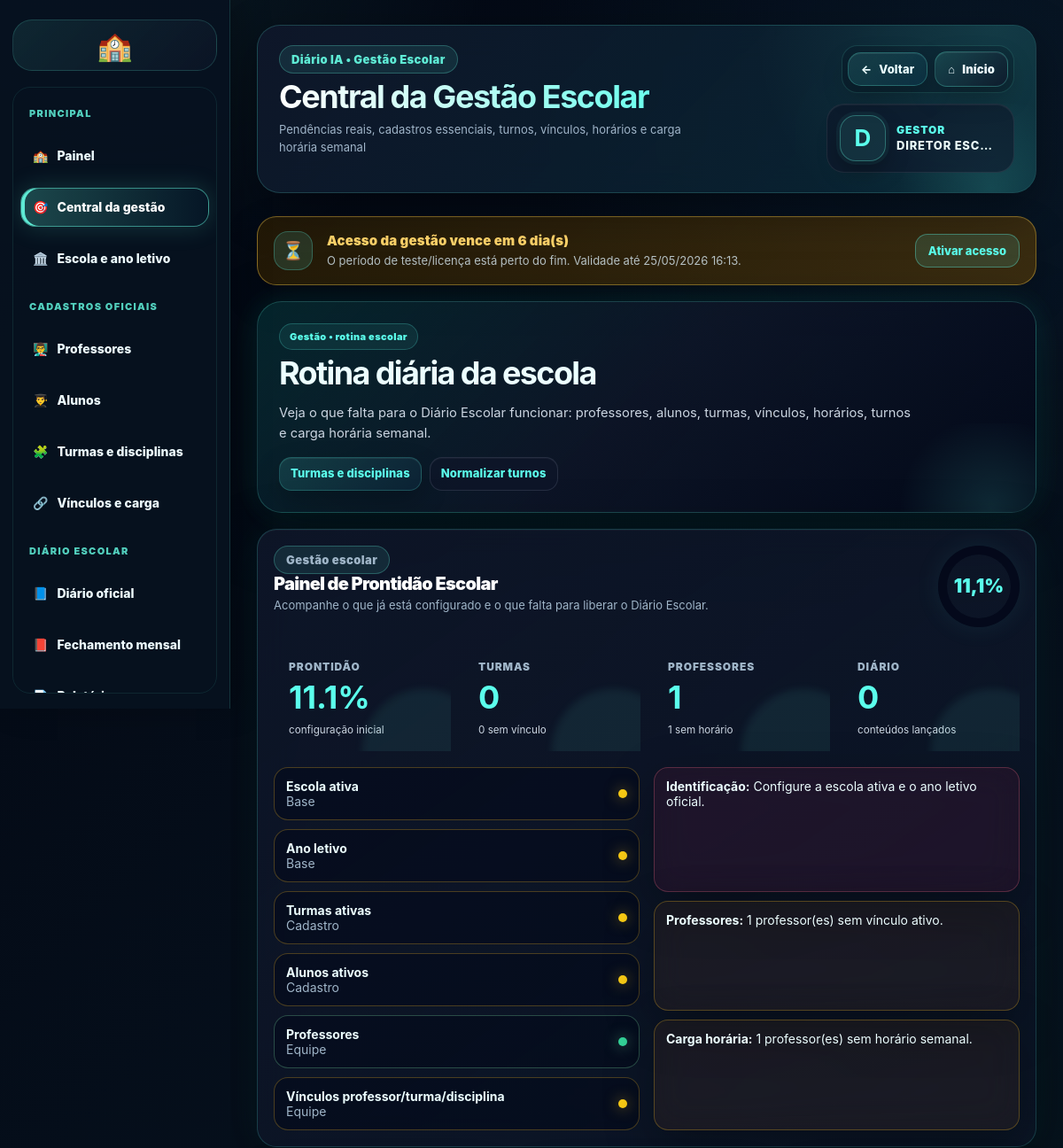
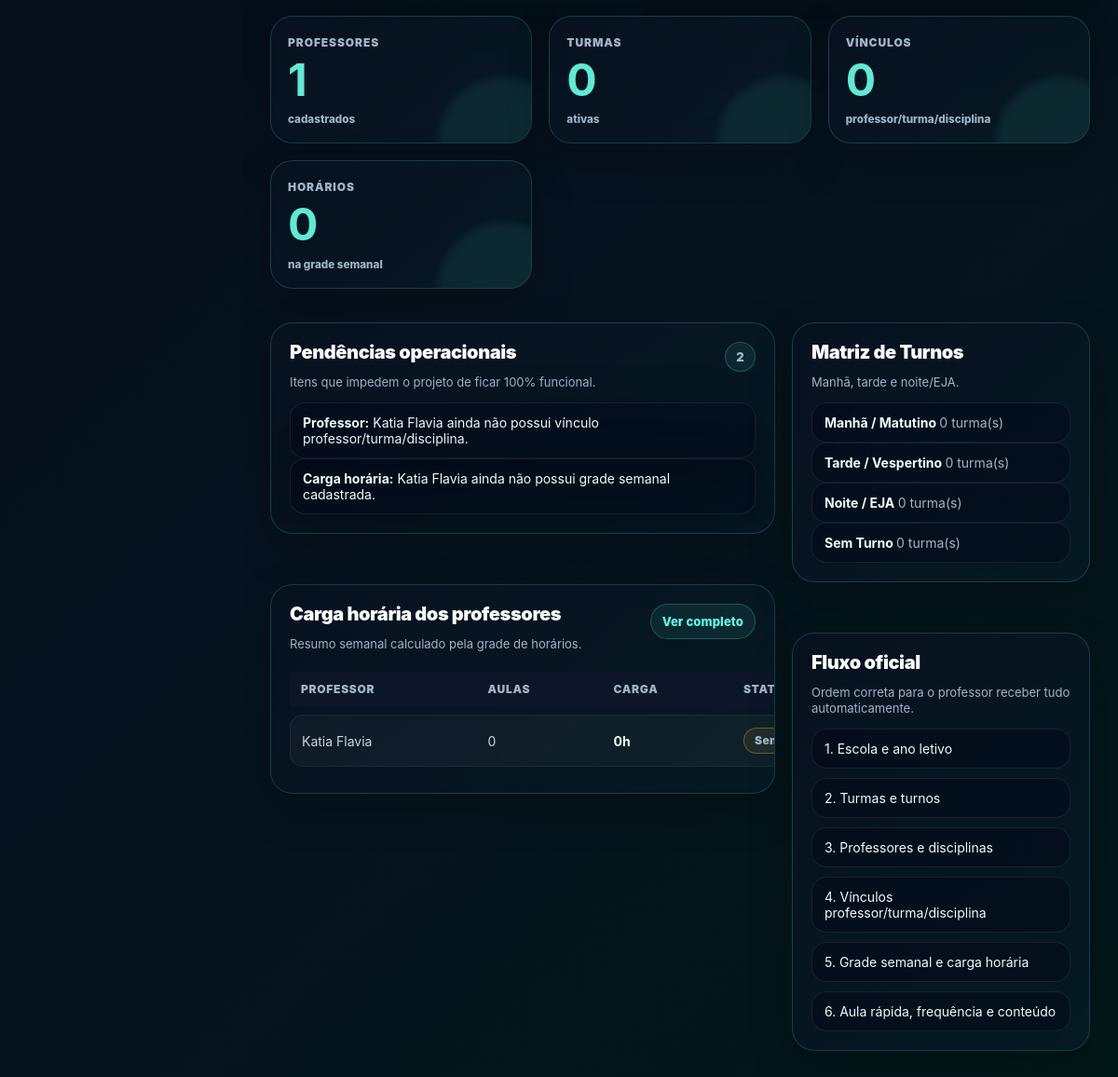
/gestao/centro-operacional/ (signed in), run on the app's committed database (2 pictures, top to bottom).
### apps/usuarios/models.py (models this page shows, shortened)
class Usuario(AbstractUser):
    class TipoUsuario(models.TextChoices):
        ADMIN = 'ADMIN', 'Administrador'
        PROF = 'PROF', 'Professor'
        COORD = 'COORD', 'Coordenador'
        SEC = 'SEC', 'Secretaria'
    tipo = models.CharField(
        max_length=10,
        choices=TipoUsuario.choices,
        default=TipoUsuario.PROF
    )
    foto = models.ImageField(
        upload_to="professores/",
        null=True,
        blank=True
    )
    gestao_teste_inicio = models.DateTimeField(
        null=True,
        blank=True,
        verbose_name="Início do teste da gestão",
    )
    gestao_acesso_expira_em = models.DateTimeField(
        null=True,
        blank=True,
        verbose_name="Acesso da gestão expira em",
    )
    gestao_acesso_bloqueado = models.BooleanField(
        default=False,
        verbose_name="Acesso da gestão bloqueado",
    )
    gestao_serial_ultimo = models.CharField(
        max_length=255,
        blank=True,
        default="",
        verbose_name="Último serial aplicado",
    )

### apps/core/views_gestao.py (the view)
# urls.py: path('gestao/centro-operacional/', views.gestao_centro_operacional_321, name='gestao_centro_operacional_321'),
@login_required
def gestao_centro_operacional_321(request):
    if not usuario_gestor(request.user):
        return render(request, "core/acesso_negado.html")
    User = get_user_model()
    pendencias = _gestao_pendencias_operacionais()
    carga = carga_horaria_professores_resumo()
    turnos = {
        "matutino": Turma.objects.filter(ativa=True, turno__icontains="MAT").count(),
        "vespertino": Turma.objects.filter(ativa=True, turno__icontains="VES").count(),
        "noturno": Turma.objects.filter(ativa=True, turno__icontains="NOT").count(),
        "sem_turno": Turma.objects.filter(ativa=True).filter(models.Q(turno__isnull=True) | models.Q(turno="")).count(),
    }
    cards = [
        {"label": "Professores", "valor": User.objects.filter(tipo="PROF").count(), "detalhe": "cadastrados", "url": "gestao_professores"},
        {"label": "Turmas", "valor": Turma.objects.filter(ativa=True).count(), "detalhe": "ativas", "url": "gestao_cadastros_operacionais_301"},
        {"label": "Vínculos", "valor": ProfessorTurmaDisciplina.objects.filter(ativo=True).count(), "detalhe": "professor/turma/disciplina", "url": "gestao_cadastros_operacionais_301"},
        {"label": "Horários", "valor": HorarioAula.objects.filter(ativo=True).count(), "detalhe": "na grade semanal", "url": "gestao_carga_horaria_professores_301"},
    ]
    return render(request, "gestao/centro_operacional_321.html", {
        "cards": cards,
        "pendencias": pendencias[:30],
        "pendencias_total": len(pendencias),
        "carga": carga,
        "turnos": turnos,
        "hoje": date.today(),
        "resumo_861_900_gestao": resumo_gestao_861_900(),
    })

### apps/core/context_processors.py (called while the page is built, shortened)
def escola_institucional(request):
    dados = {
        "escola_login": None,
        "escola_login_estado": "ESTADO DO MARANHÃO",
        "escola_login_secretaria": "SECRETARIA DE ESTADO DA EDUCAÇÃO",
        "escola_login_nome_titulo": "Instituição escolar",
        "escola_login_nome_info": "Configurar no painel da gestão",
        "escola_login_aldeia": "Configurar no painel da gestão",
        "escola_login_terra": "Configurar no painel da gestão",
        "escola_login_texto": "Ambiente oficial de acesso da instituição escolar.",
        "gestor_login_nome": "Direção escolar",
        "gestor_login_cargo": "Gestão responsável",
    }
    try:
        from apps.academico.models import Escola
        escola = Escola.objects.filter(ativa=True).first() or Escola.objects.first()
        dados["escola_login"] = escola
    except Exception:
        pass
    return dados

### apps/core/licenca_gestao.py (called while the page is built)
def dias_teste_gestao():
    return max(int(getattr(settings, "GESTAO_TRIAL_DIAS", 7)), 1)

def usuario_eh_gestao(user):
    return getattr(user, "is_authenticated", False) and getattr(user, "tipo", "") in PERFIS_GESTAO

def garantir_periodo_teste(user):
    if not usuario_eh_gestao(user):
        return user
    if getattr(user, "gestao_acesso_expira_em", None):
        return user
    agora = timezone.now()
    inicio = getattr(user, "date_joined", None) or agora
    if timezone.is_naive(inicio):
        inicio = timezone.make_aware(inicio, timezone.get_current_timezone())
    user.gestao_teste_inicio = getattr(user, "gestao_teste_inicio", None) or inicio
    user.gestao_acesso_expira_em = inicio + timedelta(days=dias_teste_gestao())
    user.gestao_acesso_bloqueado = False
    user.save(update_fields=["gestao_teste_inicio", "gestao_acesso_expira_em", "gestao_acesso_bloqueado"])
    return user

def acesso_gestao_expirado(user):
    if not usuario_eh_gestao(user):
        return False
    garantir_periodo_teste(user)
    if getattr(user, "gestao_acesso_bloqueado", False):
        return True
    expira = getattr(user, "gestao_acesso_expira_em", None)
    if not expira:
        return False
    return timezone.now() > expira

### apps/core/operacao_861_900.py (called while the page is built)
def _pct(parte: int, total: int) -> float:
    if not total:
        return 0.0
    return round((parte / total) * 100, 1)

### apps/core/templatetags/tratamento_usuario_tags.py (called while the page is built)
def _clean(value):
    return str(value or "").strip()

def _primeiro_nome(user):
    nome = _nome_usuario(user)
    return _clean(nome.split()[0]).lower()

@register.filter
def nome_exibicao(user):
    return _nome_usuario(user)

### templates/gestao/centro_operacional_321.html
{% extends 'gestao/base_premium_gestao.html' %}
{% block titulo %}Central da Gestão Escolar{% endblock %}
{% block subtitulo %}Pendências reais, cadastros essenciais, turnos, vínculos, horários e carga horária semanal{% endblock %}
{% block conteudo %}
<section class="hero painel-unico-hero">
  <div><span class="hero-badge">Gestão • rotina escolar</span><h1>Rotina diária da escola</h1><p>Veja o que falta para o Diário Escolar funcionar: professores, alunos, turmas, vínculos, horários, turnos e carga horária semanal.</p></div>
  <div class="hero-actions"><a class="btn-primary" href="{% url 'gestao_cadastros_operacionais_301' %}">Turmas e disciplinas</a><a class="btn-secondary-premium" href="{% url 'gestao_turnos_normalizar_321' %}">Normalizar turnos</a></div>
</section>
{% include 'partials/resumo_861_900_gestao.html' %}
<section class="cards painel-kpis-limpos">
  {% for c in cards %}<a class="metric-link-card" href="{% url c.url %}"><div class="card premium-card"><span>{{ c.label }}</span><h2>{{ c.valor }}</h2><small>{{ c.detalhe }}</small></div></a>{% endfor %}
</section>
<section class="grid-layout gestao-grid-layout">
  <div class="left-column">
    <div class="panel painel-status-limpo">
      <div class="panel-header"><div><h3>Pendências operacionais</h3><span>Itens que impedem o projeto de ficar 100% funcional.</span></div><span class="panel-badge">{{ pendencias_total }}</span></div>
      {% for p in pendencias %}<div class="alert"><strong>{{ p.area }}:</strong> {{ p.texto }}</div>{% empty %}<div class="empty-state-premium"><strong>Nenhuma pendência crítica.</strong><span>Vínculos, horários e turnos estão completos.</span></div>{% endfor %}
    </div>
    <div class="panel">
      <div class="panel-header"><div><h3>Carga horária dos professores</h3><span>Resumo semanal calculado pela grade de horários.</span></div><a class="btn-secondary-premium btn-mini" href="{% url 'gestao_carga_horaria_professores_301' %}">Ver completo</a></div>
      <table class="table premium-table"><thead><tr><th>Professor</th><th>Aulas</th><th>Carga</th><th>Status</th></tr></thead><tbody>
        {% for l in carga|slice:':8' %}<tr><td>{{ l.nome }}</td><td>{{ l.aulas }}</td><td><strong>{{ l.horas }}h</strong></td><td>{% if l.aulas %}<span class="pill">OK</span>{% else %}<span class="pill warn-pill">Sem horário</span>{% endif %}</td></tr>{% empty %}<tr><td colspan="4">Nenhum professor cadastrado.</td></tr>{% endfor %}
      </tbody></table>
    </div>
  </div>
  <div class="right-column">
    <div class="panel">
      <div class="panel-header"><div><h3>Matriz de Turnos      </h3><span>Manhã, tarde e noite/EJA.</span></div></div>
      <div class="premium-row"><strong>Manhã / Matutino        </strong><span>{{ turnos.matutino }} turma(s)</span></div>
      <div class="premium-row"><strong>Tarde / Vespertino      </strong><span>{{ turnos.vespertino }} turma(s)</span></div>
      <div class="premium-row"><strong>Noite / EJA     </strong><span>{{ turnos.noturno }} turma(s)</span></div>
      <div class="premium-row"><strong>Sem Turno     </strong><span>{{ turnos.sem_turno }} turma(s)</span></div>
    </div>
    <div class="panel">
      <div class="panel-header"><div><h3>Fluxo oficial</h3><span>Ordem correta para o professor receber tudo automaticamente.</span></div></div>
      <div class="timeline-premium"><div>1. Escola e ano letivo</div><div>2. Turmas e turnos</div><div>3. Professores e disciplinas</div><div>4. Vínculos professor/turma/disciplina</div><div>5. Grade semanal e carga horária</div><div>6. Aula rápida, frequência e conteúdo</div></div>
    </div>
  </div>
</section>
{% endblock %}

### templates/gestao/base_premium_gestao.html (shortened to what this page needs)
{% load static tratamento_usuario_tags %}
<!doctype html>
<html lang="pt-br">
<head>
    <link rel="stylesheet" href="{% static 'css/premium_base_final.css' %}">
    <link rel="stylesheet" href="{% static 'css/premium_responsive_final.css' %}">
    <link rel="stylesheet" href="{% static 'css/premium_print_final.css' %}">
</head>
<body>
<div class="layout ia-clean-shell gestao-shell">
    {% include 'partials/gestao_sidebar.html' %}
    <main class="content gestao-content">
        <header class="gestao-base-header no-print">
            <div>
                <span class="gestao-base-badge">Diário IA • Gestão Escolar</span>
                <h1 class="gestao-base-title">{% block titulo %}{% endblock %}</h1>
                <p class="gestao-base-sub">{% block subtitulo %}Administração escolar{% endblock %}</p>
            </div>
            <div class="gestao-base-actions">
                {% include 'partials/gestao_page_actions.html' %}
                <a class="hero-mini-card gestao-mini-user profile-mini-link profile-mini-with-name" href="{% url 'gestao_configuracoes' %}" title="Imagem e perfil da gestão">
                    {% if request.user and request.user.is_authenticated and request.user.foto %}
                        <img class="profile-mini-photo" src="{{ request.user.foto.url }}" alt="Imagem da gestão">
                    {% else %}
                        <strong class="profile-mini-initial">{% if request.user and request.user.is_authenticated %}{{ request.user|nome_exibicao|default:'G'|slice:':1' }}{% else %}G{% endif %}</strong>
                    {% endif %}
                    <span class="profile-mini-text">
                        <b class="profile-mini-role">{% if request.user and request.user.is_authenticated %}{{ request.user|tratamento_gestao }}{% else %}Gestor(a){% endif %}</b>
                        <small class="profile-mini-name">{% if request.user and request.user.is_authenticated %}{{ request.user|nome_exibicao }}{% else %}Acesso da gestão{% endif %}</small>
                    </span>
                </a>
            </div>
        </header>
        {% include 'partials/aviso_licenca_gestao.html' %}
        {% block conteudo %}{% endblock %}
    </main>
</div>
</body>
</html>

### templates/partials/aviso_licenca_gestao.html (shortened to what this page needs)
{% load licenca_tags %}
{% licenca_gestao_status as licenca_gestao %}
{% if licenca_gestao.mostrar %}
  <section class="gestao-license-banner gestao-license-banner-{{ licenca_gestao.status }} no-print">
    <div class="gestao-license-icon">{% if licenca_gestao.expirado %}🔒{% elif licenca_gestao.status == 'ok' %}✅{% else %}⏳{% endif %}</div>
    <div class="gestao-license-text">
      <strong>{{ licenca_gestao.titulo }}</strong>
      <span>{{ licenca_gestao.texto }} Validade até {{ licenca_gestao.expira|date:"d/m/Y H:i" }}.</span>
    </div>
    {% if licenca_gestao.expirado or licenca_gestao.status != 'ok' %}
      <a class="gestao-license-action" href="{% url 'ativar_acesso_gestao' %}">Ativar acesso</a>
    {% endif %}
  </section>
{% endif %}

### templates/partials/aviso_licenca_gestao.html (style rules this page uses)
.gestao-license-banner { display:flex; align-items:center; justify-content:space-between; gap:16px; margin:0 0 18px; padding:16px 18px; border:1px solid rgba(95,255,238,.28); border-radius:22px; background:linear-gradient(135deg, rgba(8,20,38,.92), rgba(15,68,73,.72)); box-shadow:0 16px 40px rgba(0,0,0,.22), inset 0 1px 0 rgba(255,255,255,.04); color:#eaffff; }
.gestao-license-icon { width:44px; height:44px; border-radius:16px; display:grid; place-items:center; background:rgba(95,255,238,.12); border:1px solid rgba(95,255,238,.25); font-size:20px; flex:0 0 auto; }
.gestao-license-text { display:flex; flex-direction:column; gap:4px; min-width:0; flex:1; }
.gestao-license-text strong { font-size:15px; font-weight:900; color:#6dfff0; letter-spacing:.01em; }
.gestao-license-text span { font-size:13px; line-height:1.45; color:rgba(226,245,255,.76); }
.gestao-license-action { text-decoration:none; white-space:nowrap; padding:10px 14px; border-radius:14px; border:1px solid rgba(95,255,238,.35); background:rgba(95,255,238,.12); color:#6dfff0; font-size:13px; font-weight:900; }
.gestao-license-banner-atencao { border-color:rgba(255,207,73,.42); background:linear-gradient(135deg, rgba(37,27,7,.92), rgba(76,53,11,.74)); }
.gestao-license-banner-atencao .gestao-license-text strong, .gestao-license-banner-atencao .gestao-license-action { color:#ffd46a; }

### data on the page
Usuario: user|nome_exibicao "D", user|tratamento_gestao "GESTOR", user|nome_exibicao "DIRETOR ESC…", expira "25/05/2026 16:13"
Usuario: nome "Katia Flavia", aulas "0", horas "0"

### other printed values
{{ licenca_gestao.titulo }} "Acesso da gestão vence em 6 dia(s)"
{{ licenca_gestao.texto }} "O período de teste/licença está perto do fim."
{{ resumo_861_900_gestao.prontidao }} "11,1"
{{ card.label }} "PRONTIDÃO" "TURMAS" "PROFESSORES" "DIÁRIO"
{{ card.valor }} "11.1%" "0" "1" "0"
{{ card.detalhe }} "configuração inicial" "0 sem vínculo" "1 sem horário" "conteúdos lançados"
{{ item.item }} "Escola ativa" "Ano letivo" "Turmas ativas" "Alunos ativos" "Professores" "Vínculos professor/turma/disciplina"
{{ item.grupo }} "Base" "Base" "Cadastro" "Cadastro" "Equipe" "Equipe"
{{ p.area }} "Identificação" "Professores" "Carga horária"
{{ p.texto }} "Configure a escola ativa e o ano letivo oficial." "1 professor(es) sem vínculo ativo." "1 professor(es) sem horário semanal."
{{ c.label }} "PROFESSORES" "TURMAS" "VÍNCULOS" "HORÁRIOS"
{{ c.valor }} "1" "0" "0" "0"
{{ c.detalhe }} "cadastrados" "ativas" "professor/turma/disciplina" "na grade semanal"
{{ pendencias_total }} "2"
{{ p.area }} "Professor" "Carga horária"
